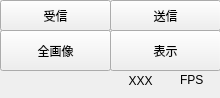
<?xml version="1.0" encoding="UTF-8"?>
<ui version="4.0">
 <class>GUIShowPointsButtonForm</class>
 <widget class="GUIFormBase" name="GUIShowPointsButtonForm">
  <property name="geometry">
   <rect>
    <x>0</x>
    <y>0</y>
    <width>220</width>
    <height>98</height>
   </rect>
  </property>
  <property name="windowTitle">
   <string>Form</string>
  </property>
  <widget class="QPushButton" name="pushButtonReceive">
   <property name="geometry">
    <rect>
     <x>0</x>
     <y>0</y>
     <width>111</width>
     <height>31</height>
    </rect>
   </property>
   <property name="text">
    <string>受信</string>
   </property>
  </widget>
  <widget class="QPushButton" name="pushButtonSend">
   <property name="geometry">
    <rect>
     <x>110</x>
     <y>0</y>
     <width>111</width>
     <height>31</height>
    </rect>
   </property>
   <property name="text">
    <string>送信</string>
   </property>
  </widget>
  <widget class="QPushButton" name="pushButtonShowPoints">
   <property name="geometry">
    <rect>
     <x>110</x>
     <y>30</y>
     <width>111</width>
     <height>41</height>
    </rect>
   </property>
   <property name="text">
    <string>表示</string>
   </property>
  </widget>
  <widget class="QLabel" name="labelFPS">
   <property name="geometry">
    <rect>
     <x>110</x>
     <y>70</y>
     <width>61</width>
     <height>21</height>
    </rect>
   </property>
   <property name="text">
    <string>XXX</string>
   </property>
   <property name="alignment">
    <set>Qt::AlignmentFlag::AlignCenter</set>
   </property>
  </widget>
  <widget class="QLabel" name="label_2">
   <property name="geometry">
    <rect>
     <x>180</x>
     <y>70</y>
     <width>41</width>
     <height>20</height>
    </rect>
   </property>
   <property name="text">
    <string>FPS</string>
   </property>
  </widget>
  <widget class="QPushButton" name="pushButtonAllImage">
   <property name="geometry">
    <rect>
     <x>0</x>
     <y>30</y>
     <width>111</width>
     <height>41</height>
    </rect>
   </property>
   <property name="text">
    <string>全画像</string>
   </property>
  </widget>
 </widget>
 <customwidgets>
  <customwidget>
   <class>GUIFormBase</class>
   <extends>QWidget</extends>
   <header>guiformbase.h</header>
   <container>1</container>
  </customwidget>
 </customwidgets>
 <resources/>
 <connections/>
</ui>
